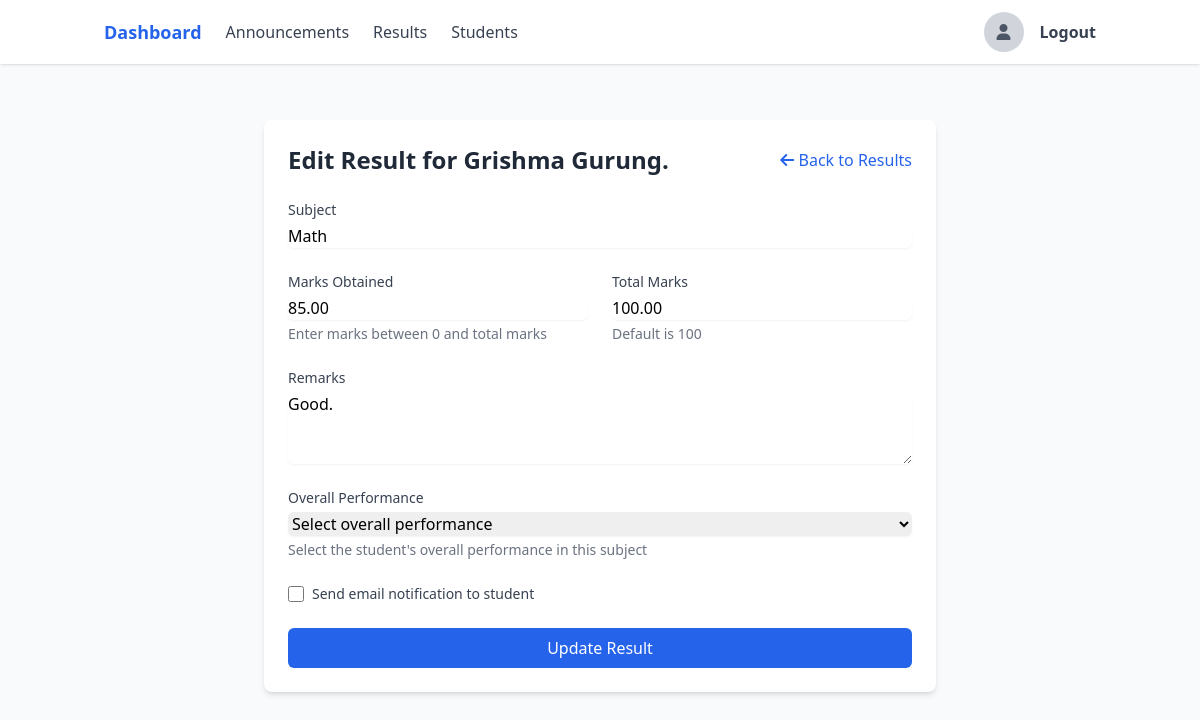
The app's page /teacher/results/2/edit/ (signed in) with its own data.
### users/models.py (models this page shows, shortened)
class User(AbstractBaseUser, PermissionsMixin):
    ROLE_CHOICES = [
        ('teacher', 'Teacher'),
        ('student', 'Student'),
        ('admin', 'Admin'),
    ]
    email = models.EmailField(unique=True)
    role = models.CharField(max_length=10, choices=ROLE_CHOICES)
    is_active = models.BooleanField(default=True)
    is_staff = models.BooleanField(default=False)
    profile_image = models.ImageField(upload_to=user_profile_image_path, null=True, blank=True)
    full_name = models.CharField(max_length=255, null=True, blank=True)
    bio = models.TextField(null=True, blank=True)
    USERNAME_FIELD = 'email'
    REQUIRED_FIELDS = ['role']
    objects = UserManager()
    @property
    def is_teacher(self):
        return self.role == 'teacher'
    def get_full_name(self):
        return self.full_name or self.email.split('@')[0]

class Result(models.Model):
    GRADE_CHOICES = [
        ('A+', 'A+'),
        ('A', 'A'),
        ('B+', 'B+'),
        ('B', 'B'),
        ('C+', 'C+'),
        ('C', 'C'),
        ('D+', 'D+'),
        ('D', 'D'),
        ('F', 'F'),
    ]
    GRADE_RANGES = {
        'A+': (90, 100),
        'A': (80, 89.99),
        'B+': (70, 79.99),
        'B': (60, 69.99),
        'C+': (50, 59.99),
        'C': (40, 49.99),
        'D+': (35, 39.99),
        'D': (30, 34.99),
        'F': (0, 29.99),
    }
    PERFORMANCE_CHOICES = [
        ('excellent', 'Excellent'),
        ('very_good', 'Very Good'),
        ('good', 'Good'),
        ('satisfactory', 'Satisfactory'),
        ('needs_improvement', 'Needs Improvement'),
        ('poor', 'Poor'),
    ]
    student = models.ForeignKey(User, on_delete=models.CASCADE, related_name='results')
    subject = models.CharField(max_length=100)
    marks_obtained = models.DecimalField(max_digits=5, decimal_places=2)
    total_marks = models.DecimalField(max_digits=5, decimal_places=2, default=100)
    grade = models.CharField(max_length=2, choices=GRADE_CHOICES)
    remarks = models.TextField(blank=True, null=True)
    overall_performance = models.CharField(max_length=20, choices=PERFORMANCE_CHOICES, blank=True, null=True)
    created_by = models.ForeignKey(User, on_delete=models.CASCADE, related_name='results_created')
    created_at = models.DateTimeField(default=timezone.now)
    updated_at = models.DateTimeField(auto_now=True)
    class Meta:
        ordering = ['-created_at']
        unique_together = ['student', 'subject']

### users/views.py (the view, shortened to what this page needs)
# urls.py: path('teacher/results/<int:result_id>/edit/', views.teacher_edit_result, name='teacher_edit_result'),
@login_required
def teacher_edit_result(request, result_id):
    if not request.user.is_teacher:
        return redirect('login')
    result = get_object_or_404(Result, id=result_id)
    student = result.student
    context = {
        'student': student,
        'result': result,
        'is_edit': True
    }
    return render(request, 'users/teacher_add_result.html', context)

### users/templates/users/teacher_add_result.html (shortened to what this page needs)
{% extends 'users/base.html' %}
{% block content %}
<div class="container mx-auto p-6">
    <div class="max-w-2xl mx-auto">
        <div class="bg-white rounded-lg shadow-md p-6">
            <div class="flex items-center justify-between mb-6">
                <h2 class="text-2xl font-bold text-gray-800">
                    {% if is_edit %}Edit{% else %}Add{% endif %} Result for {{ student.get_full_name }}
                </h2>
                <a href="{% url 'teacher_results' %}" class="text-blue-600 hover:text-blue-900">
                    <i class="fas fa-arrow-left"></i> Back to Results
                </a>
            </div>
            <form method="POST" class="space-y-6">
                <div>
                    <label for="subject" class="block text-sm font-medium text-gray-700">Subject</label>
                    <input type="text" name="subject" id="subject" required
                           value="{{ result.subject|default:'' }}"
                           class="mt-1 block w-full rounded-md border-gray-300 shadow-sm focus:border-blue-500 focus:ring-blue-500"
                           placeholder="Enter subject name">
                </div>
                <div class="grid grid-cols-1 md:grid-cols-2 gap-6">
                    <div>
                        <label for="marks" class="block text-sm font-medium text-gray-700">Marks Obtained</label>
                        <input type="number" name="marks" id="marks" required min="0" step="0.01"
                               value="{{ result.marks_obtained|default:'' }}"
                               class="mt-1 block w-full rounded-md border-gray-300 shadow-sm focus:border-blue-500 focus:ring-blue-500"
                               placeholder="Enter marks">
                        <p class="mt-1 text-sm text-gray-500">Enter marks between 0 and total marks</p>
                    </div>
                    <div>
                        <label for="total_marks" class="block text-sm font-medium text-gray-700">Total Marks</label>
                        <input type="number" name="total_marks" id="total_marks" required min="1" step="0.01"
                               value="{{ result.total_marks|default:'100' }}"
                               class="mt-1 block w-full rounded-md border-gray-300 shadow-sm focus:border-blue-500 focus:ring-blue-500">
                        <p class="mt-1 text-sm text-gray-500">Default is 100</p>
                    </div>
                </div>
                <div>
                    <label for="remarks" class="block text-sm font-medium text-gray-700">Remarks</label>
                    <textarea name="remarks" id="remarks" rows="3"
                              class="mt-1 block w-full rounded-md border-gray-300 shadow-sm focus:border-blue-500 focus:ring-blue-500"
                              placeholder="Enter any remarks (optional)">{{ result.remarks|default:'' }}</textarea>
                </div>
                <div>
                    <label for="overall_performance" class="block text-sm font-medium text-gray-700">Overall Performance</label>
                    <select name="overall_performance" id="overall_performance"
                            class="mt-1 block w-full rounded-md border-gray-300 shadow-sm focus:border-blue-500 focus:ring-blue-500">
                        <option value="">Select overall performance</option>
                    </select>
                    <p class="mt-1 text-sm text-gray-500">Select the student's overall performance in this subject</p>
                </div>
                <div class="flex items-center">
                    <input type="checkbox" name="send_email" id="send_email"
                           class="h-4 w-4 text-blue-600 focus:ring-blue-500 border-gray-300 rounded">
                    <label for="send_email" class="ml-2 block text-sm text-gray-700">
                        Send email notification to student
                    </label>
                </div>
                <div class="mt-6">
                    <button type="submit" class="w-full bg-blue-600 text-white py-2 px-4 rounded-md hover:bg-blue-700 focus:outline-none focus:ring-2 focus:ring-blue-500 focus:ring-offset-2">
                        {% if is_edit %}Update{% else %}Save{% endif %} Result
                    </button>
                </div>
            </form>
        </div>
    </div>
</div>
{% endblock %}

### records on screen
User: get_full_name "Grishma Gurung."
Result: subject "Math", marks "85.00", total_marks "100.00", remarks "Good."
